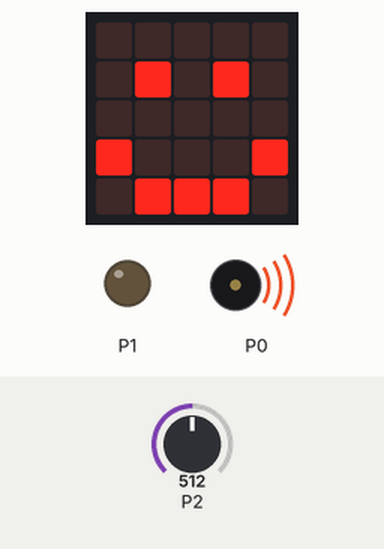
The program below on a simulated BBC micro:bit running MicroPython. Shown: the board's 5×5 LED display, output pins drawn as LEDs (lit = HIGH), buzzer (waves = sounding). Inputs (shaded band) come from the test bench; at power-on: P2 = 512 (analog values on the 0–1023 scale).

Above: at 0.06 s.
At 1.2 s:
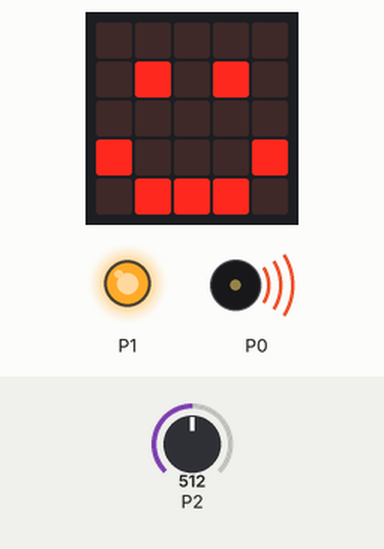
1.3 s: P2 set to 221
4.2 s: P2 set to 186
At 5.0 s:
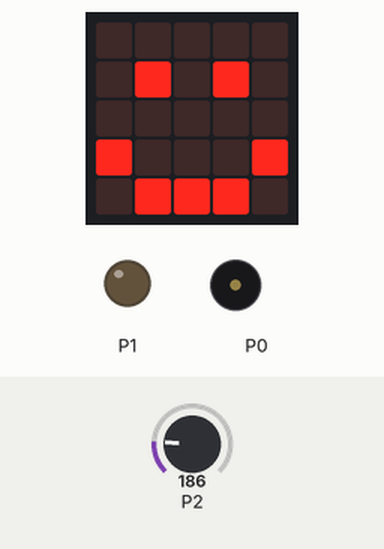
Timing chart, 0 to 7.2 s (numbered marks = the images above; inputs shaded):
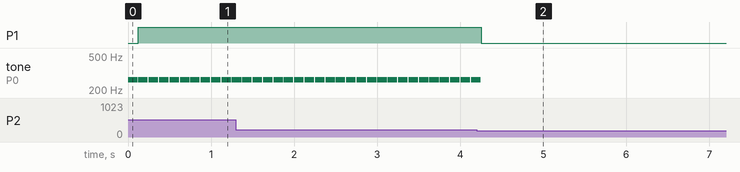

Measured:
- the behaviour switches between 205 and 204 on P2 (found by bisection; images 1 and 2)
- after the input at 4.2 s, P1: HIGH → LOW after 0.06 s; tone on P0: goes on until 4.2 s, then stays silent
- by itself, tone on P0: alternates 262 Hz for 0.12 s and silent for 0.01 s

The program:

Automatic_cooling_device.py
```python
import microbit
import music
from microbit import *
display.show(Image.HAPPY)
while True:
    temp = pin2.read_analog()//5
    if temp > 40:
        music.play('c4:1')
        pin1.write_digital(1)
    elif temp <= 40:
        pin1.write_digital(0)
```
